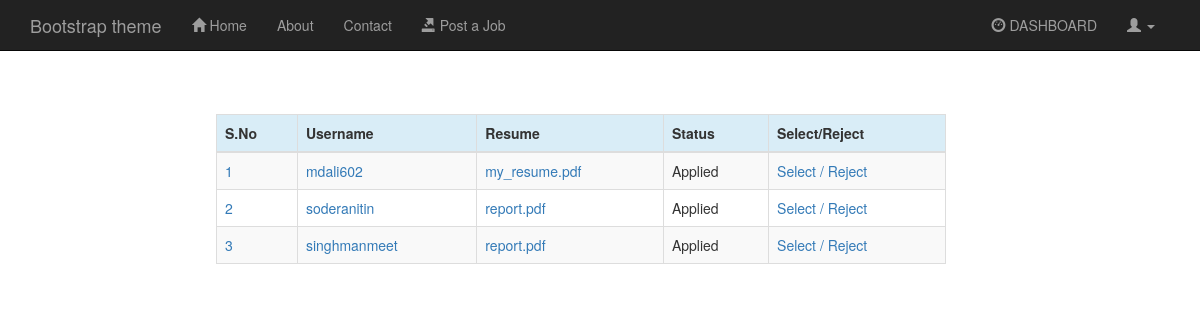
/applicants.php?job_id=1, run on the app's committed database.
### tables this page shows
CREATE TABLE IF NOT EXISTS `jobnseeker` (
  `js_id` int(10) NOT NULL AUTO_INCREMENT,
  `seekername` varchar(50) NOT NULL,
  `j_id` int(10) NOT NULL,
  `status` varchar(10) DEFAULT NULL,
  PRIMARY KEY (`js_id`)
);

CREATE TABLE IF NOT EXISTS `users_info` (
  `info_id` int(10) NOT NULL AUTO_INCREMENT,
  `username` varchar(20) DEFAULT NULL,
  `profile_pic` varchar(50) DEFAULT NULL,
  `resume` varchar(50) DEFAULT NULL,
  `resname` varchar(20) DEFAULT NULL,
  PRIMARY KEY (`info_id`)
);

### applicants.php (the view, shortened to what this page needs)
<!DOCTYPE html>
<html>
<head>
  <link rel="stylesheet" type="text/css" href="bootstrap/css/bootstrap.min.css" />
  <link rel="stylesheet" type="text/css" href="font-awesome/css/font-awesome.min.css" />
</head>
<body>
<nav class="navbar navbar-inverse navbar-fixed-top">
      <div class="container">
        <div class="navbar-header">
          <a class="navbar-brand" href="#">Bootstrap theme</a>
        </div>
        <div id="navbar" class="navbar-collapse collapse">
          <ul class="nav navbar-nav">
            <li><a href="#"><span class="glyphicon glyphicon-home"></span> Home</a></li>
            <li><a href="#about">About</a></li>
            <li><a href="#contact">Contact</a></li>
            <li><a href="postjob.php"><span class="glyphicon glyphicon-export"></span> Post a Job</a></li>
          </ul>
    <ul class="nav navbar-nav pull-right">
    <li><a href="jobposted.php"><span class="glyphicon glyphicon-dashboard"></span> DASHBOARD</a></li>
      <li class="dropdown">
              <a href="#" class="dropdown-toggle" data-toggle="dropdown" role="button" aria-expanded="false"><span class="glyphicon glyphicon-user"></span> <?php echo $username; ?> <span class="caret"></span></a>
            </li>
    </ul>
        </div>
      </div>
    </nav>
  <div class="container">
    <div class="col-md-8" style="margin-left: 15%; margin-top: 10%;">
    <table class="table table-striped table-responsive table-bordered">
      <thead>
      <tr class="info">
          <th> S.No </th>
          <th> Username </th>
          <th> Resume </th>
          <th> Status</th>
          <th> Select/Reject</th>
      </tr>
      </thead>
      <tbody>
      <?php
        if(isset($_GET['job_id']))
        {
          $count=0;
          $job_id=$_GET['job_id'];
          $query=mysql_query("select a.seekername, b.username, b.resname, a.js_id, a.status
                              from jobnseeker a, users_info b
                              where a.j_id = $job_id and a.seekername = b.username;"
                            );
            while($row=mysql_fetch_array($query)) {
              $count = $count + 1;
              $seekername=$row[0];
              $resume=$row[2];
              $js_id=$row[3];
              $status=$row[4];
              $path="uploads/".$seekername."/".$resume;
          ?>
            <tr>
              <td><a href="#"><?php echo $count; ?></a></td>
              <td><a href="view_users.php?applicant=<?php echo $seekername; ?>"><?php echo $seekername; ?></a></td>
              <td>
                  <a target = '_blank' href="<?php echo $path; ?>"><?php echo $resume; ?></a>
              </td>
              <td><?php echo $status; ?></td>
              <td>
                  <a href="select.php?js_id=<?php echo $js_id; ?>?job_id=<?php echo $job_id; ?>"> Select / </a>
                  <a href="reject.php?js_id=<?php echo $js_id; ?>?job_id=<?php echo $job_id; ?>"> Reject </a>
              </td>
            </tr>
          <?php
          }
        }
      ?>
      </tbody>
      </table>
    </div>
  </div>
</body>
</html>

### data on the page
jobnseeker: seekername "mdali602", users_info.resname "my_resume.pdf", status "Applied"
jobnseeker: seekername "soderanitin", users_info.resname "report.pdf", status "Applied"
jobnseeker: seekername "singhmanmeet", users_info.resname "report.pdf", status "Applied"
